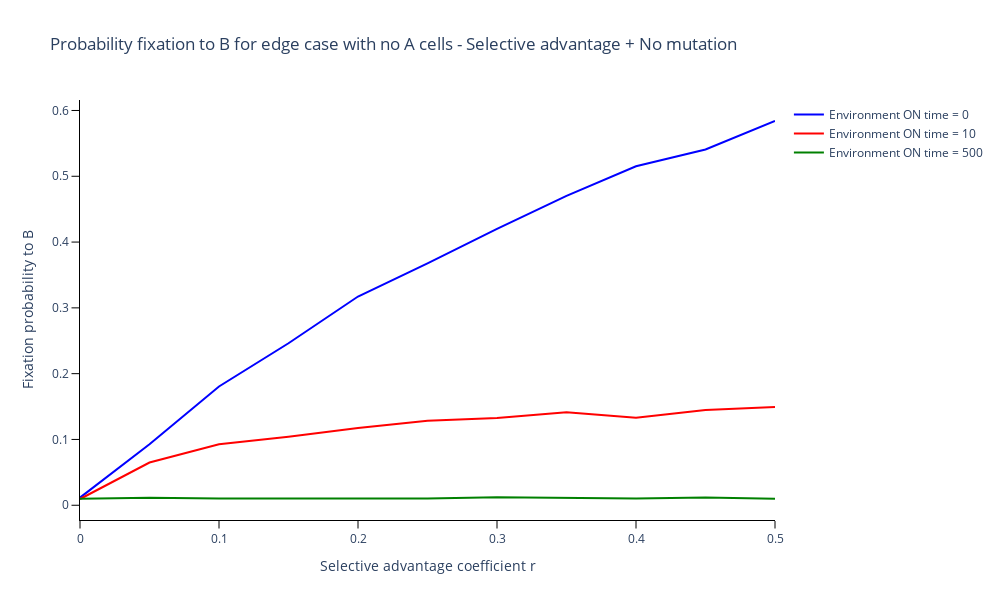

Notebook code for this chart:
### Markdown cell above
### Plot probability of fixation to B

### Code cell
# Trace names - represent the ON times of environment used for the simulation
trace_name = ['Environment ON time = {}'.format(t) for t in choices_t]

fig = go.Figure()

# Add traces of the fixation probabilities
for t, _ in enumerate(choices_t):
    fig.add_trace(
        go.Scatter(
            y = prob_fix[:, t],
            x = choices_r,
            mode = 'lines',
            name = trace_name[t],
            line_color = colours[t]
        )
    )

fig.update_yaxes(ticks='outside', tickcolor='black', ticklen=7.5, title_text='Fixation probability to B')
fig.update_xaxes(ticks='outside', tickcolor='black', ticklen=7.5, title_text='Selective advantage coefficient r')

fig.update_layout(
    title='Probability fixation to B for edge case with no A cells - Selective advantage + No mutation',
    width=1000, 
    height=600,
    plot_bgcolor='white',
    xaxis=dict(linecolor='black'),
    yaxis=dict(linecolor='black'),
)

fig.write_image('images/Stem-wf-fixprobB.pdf')
fig.show()

### Figure 1 — Plotly figure (JSON) as saved in the notebook; plotly's stock layout.template omitted (floating-point values rounded to 4 significant figures)
{"data": [{"line": {"color": "blue"}, "mode": "lines", "name": "Environment ON time = 0", "type": "scatter", "x": [0, 0.05, 0.1, 0.15, 0.2, 0.25, 0.3, 0.35, 0.4, 0.45, 0.5], "y": [0.0116, 0.0928, 0.1805, 0.2462, 0.3172, 0.3677, 0.4199, 0.4703, 0.5152, 0.5407, 0.584]}, {"line": {"color": "red"}, "mode": "lines", "name": "Environment ON time = 10", "type": "scatter", "x": [0, 0.05, 0.1, 0.15, 0.2, 0.25, 0.3, 0.35, 0.4, 0.45, 0.5], "y": [0.0095, 0.0649, 0.0928, 0.1041, 0.1173, 0.1286, 0.1327, 0.1412, 0.133, 0.1447, 0.1492]}, {"line": {"color": "green"}, "mode": "lines", "name": "Environment ON time = 500", "type": "scatter", "x": [0, 0.05, 0.1, 0.15, 0.2, 0.25, 0.3, 0.35, 0.4, 0.45, 0.5], "y": [0.0099, 0.0115, 0.0103, 0.0104, 0.0104, 0.0103, 0.0121, 0.0115, 0.0104, 0.0117, 0.0097]}], "layout": {"height": 600, "plot_bgcolor": "white", "title": {"text": "Probability fixation to B for edge case with no A cells - Selective advantage + No mutation"}, "width": 1000, "xaxis": {"linecolor": "black", "tickcolor": "black", "ticklen": 7.5, "ticks": "outside", "title": {"text": "Selective advantage coefficient r"}}, "yaxis": {"linecolor": "black", "tickcolor": "black", "ticklen": 7.5, "ticks": "outside", "title": {"text": "Fixation probability to B"}}}}
